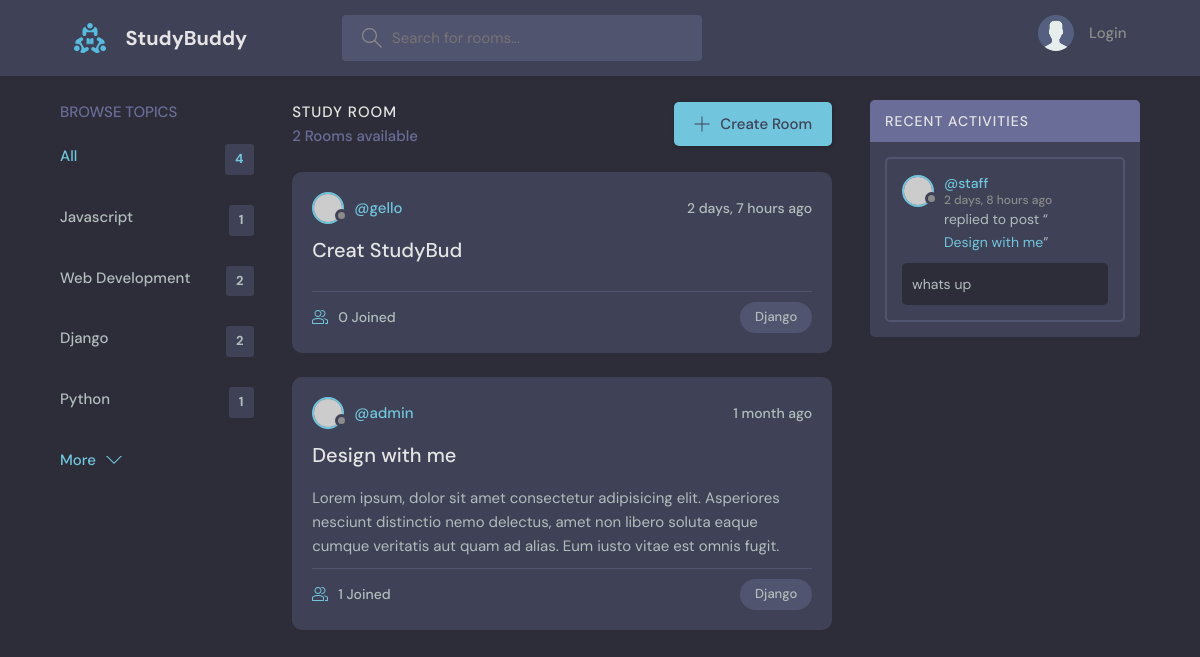
Screenshot of /?q=Django with the database file from the repository.
### base/models.py (models this page shows, shortened)
class Topic(models.Model):
    name = models.CharField(max_length=200)

class Room(models.Model):
    host = models.ForeignKey(User, on_delete=models.SET_NULL, null=True)
    topic = models.ForeignKey(Topic, on_delete = models.SET_NULL, null=True)
    name = models.CharField(max_length=200)
    description = models.TextField(blank=True, null=True)
    participants = models.ManyToManyField(User, related_name='participants', blank=True)
    updated = models.DateTimeField(auto_now=True)
    created = models.DateTimeField(auto_now_add=True)
    class Meta:
        ordering = ['-updated', '-created']
    def __str__(self):
        return self.name

class Message(models.Model):
    user = models.ForeignKey(User, on_delete=models.CASCADE)
    room = models.ForeignKey(Room, on_delete=models.CASCADE)
    body = models.TextField()
    updated = models.DateTimeField(auto_now=True)
    created = models.DateTimeField(auto_now_add=True)
    class Meta:
        ordering = ['-updated', '-created']
    def __str__(self):
        return self.body[0:50]

### base/views.py (the view)
# urls.py: path('',views.home, name="home"),
def home(request):
    q = request.GET.get('q') if request.GET.get('q') != None else ''
    rooms = Room.objects.filter(
        Q(topic__name__icontains=q) |
        Q(name__icontains = q) |
        Q(description__icontains = q)) #icontains is finding similar topic name
    topic = Topic.objects.all()
    room_count = rooms.count() #same execution with len function
    room_messages = Message.objects.filter(Q(room__topic__name__icontains=q))
    context = {'rooms': rooms, 'topics': topic, 'room_count': room_count, 'room_messages': room_messages}
    return render(request, 'base/home.html', context)

### base/templates/base/home.html (shortened to what this page needs)
{% extends 'main.html' %}
{% block content %}
  <main class="layout layout--3">
    <div class="container">
      {% include 'base/topic_component.html' %}
      <div class="roomList">
        <div class="roomList__header">
          <div>
            <h2>Study Room</h2>
            <p>{{room_count}} Rooms available</p>
          </div>
          <a class="btn btn--main" href="{% url 'create-room' %}">
            <svg version="1.1" xmlns="http://www.w3.org/2000/svg" width="32" height="32" viewBox="0 0 32 32">
              <title>add</title>
              <path
                d="M16.943 0.943h-1.885v14.115h-14.115v1.885h14.115v14.115h1.885v-14.115h14.115v-1.885h-14.115v-14.115z"
              ></path>
            </svg>
            Create Room
          </a>
        </div>
        {% include 'base/feed_component.html' %}
      </div>
      {% include 'base/activity_component.html' %}
    </div>
  </main>
{% endblock %}

### base/templates/base/topic_component.html
<div class="topics">
    <div class="topics__header">
      <h2>Browse Topics</h2>
    </div>
    <ul class="topics__list">
      <li>
        <a href="{% url 'home' %}" class="active">All <span>{{topics.count}}</span></a>
      </li>
      {% for topic in topics %}
        <li>
            <a href="{% url 'home' %}?q={{topic.name}}">{{topic.name}}<span>{{topic.room_set.all.count}}</span></a>
        </li>
      {% endfor %}
    </ul>
    <a class="btn btn--link" href="topics.html">
      More
      <svg version="1.1" xmlns="http://www.w3.org/2000/svg" width="32" height="32" viewBox="0 0 32 32">
        <title>chevron-down</title>
        <path d="M16 21l-13-13h-3l16 16 16-16h-3l-13 13z"></path>
      </svg>
    </a>
  </div>

### base/templates/base/feed_component.html (shortened to what this page needs)
{% for room in rooms %}
<div class="roomListRoom">
    <div class="roomListRoom__header">
        <a href="{% url 'user-profile' room.host.id%}" class="roomListRoom__author">
        <div class="avatar avatar--small">
            <img src="https://randomuser.me/api/portraits/women/11.jpg" />
        </div>
        <span>@{{room.host.username}}</span>
        </a>
        <div class="roomListRoom__actions">
        <span>{{room.created|timesince}}  ago</span>
        </div>
    </div>
    <div class="roomListRoom__content">
        <a href="{% url 'room' room.id %}">{{room.name}}</a>
        <p>
        {{room.description}}
        </p>
    </div>
    <div class="roomListRoom__meta">
        <a href="{% url 'room' room.id %}" class="roomListRoom__joined">
        {{room.participants.all.count}} Joined
        </a>
        <p class="roomListRoom__topic">{{room.topic.name}}</p>
    </div>
</div>
{% endfor %}

### base/templates/base/activity_component.html (shortened to what this page needs)
<div class="activities">
    <div class="activities__header">
      <h2>Recent Activities</h2>
    </div>
    {% for message in room_messages %}
    <div class="activities__box">
      <div class="activities__boxHeader roomListRoom__header">
        <a href="{% url 'user-profile' message.user.id %}" class="roomListRoom__author">
          <div class="avatar avatar--small">
            <img src="https://randomuser.me/api/portraits/women/11.jpg" />
          </div>
          <p>
            @{{message.user}}
            <span>{{message.created|timesince}} ago</span>
          </p>
        </a>
      </div>
      <div class="activities__boxContent">
        <p>replied to post “<a href="{% url 'room' message.room.id %}">{{message.room}}</a>”</p>
        <div class="activities__boxRoomContent">
          {{message}}
        </div>
      </div>
    </div>
    {% endfor %}
</div>

### rows the page displays
Topic: name "Javascript", room_set.all.count "1"
Topic: name "Web Development", room_set.all.count "2"
Topic: name "Django", room_set.all.count "2"
Topic: name "Python", room_set.all.count "1"
Room: host.username "gello", created "2 days, 7 hours", name "Creat StudyBud", participants.all.count "0", topic.name "Django"
Room: host.username "admin", created "1 month", name "Design with me", description "Lorem ipsum, dolor sit amet consectetur adipisicing elit. Asperiores nesciunt distinctio nemo delectus, amet non libero soluta eaque cumque veritatis aut quam ad alias. Eum iusto vitae est omnis fugit.", participants.all.count "1", topic.name "Django"
Message: user "staff", created "2 days, 8 hours", room "Design with me", body "whats up"

### other values shown
{{ topics.count }} "4"
{{ room_count }} "2"
